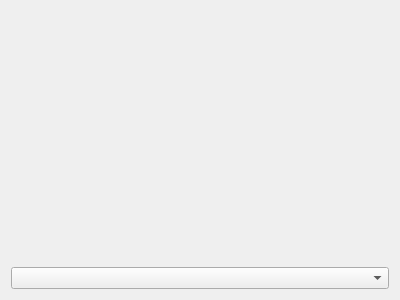
<?xml version="1.0" encoding="UTF-8"?>
<ui version="4.0">
 <class>MyCoolPlot</class>
 <widget class="QWidget" name="MyCoolPlot">
  <property name="geometry">
   <rect>
    <x>0</x>
    <y>0</y>
    <width>400</width>
    <height>300</height>
   </rect>
  </property>
  <property name="windowTitle">
   <string>Form</string>
  </property>
  <layout class="QVBoxLayout" name="verticalLayout">
   <item>
    <widget class="QCustomPlot" name="plot" native="true"/>
   </item>
   <item>
    <widget class="QComboBox" name="selectPlot_comboBox"/>
   </item>
  </layout>
 </widget>
 <customwidgets>
  <customwidget>
   <class>QCustomPlot</class>
   <extends>QWidget</extends>
   <header>QCustomPlot\qcustomplot.h</header>
   <container>1</container>
  </customwidget>
 </customwidgets>
 <resources/>
 <connections/>
</ui>
